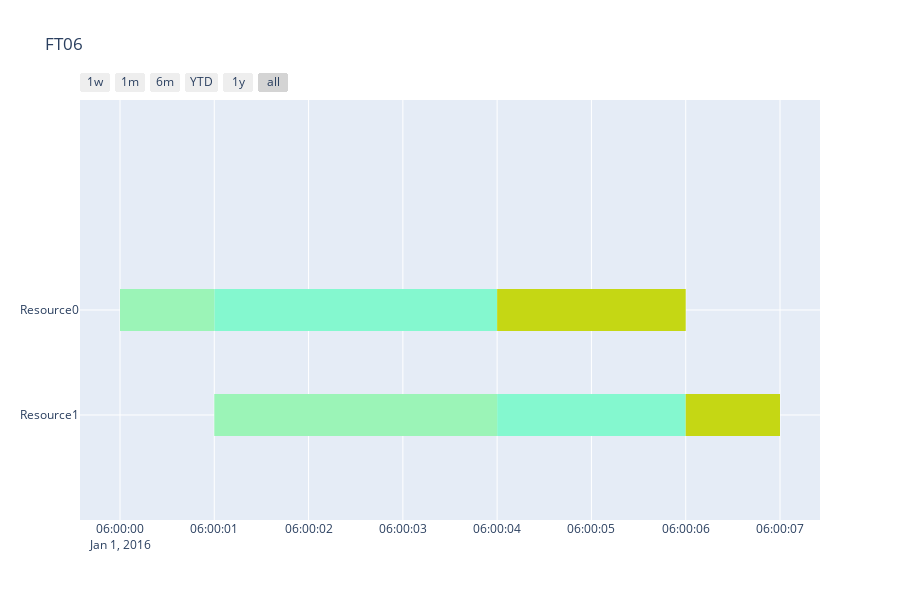

The code cell stored with this chart in its notebook:
### Code cell
#!/usr/bin/env python3
# Copyright 2010-2022 Google LLC
# Licensed under the Apache License, Version 2.0 (the "License");
# you may not use this file except in compliance with the License.
# You may obtain a copy of the License at
#
#     http://www.apache.org/licenses/LICENSE-2.0
#
# Unless required by applicable law or agreed to in writing, software
# distributed under the License is distributed on an "AS IS" BASIS,
# WITHOUT WARRANTIES OR CONDITIONS OF ANY KIND, either express or implied.
# See the License for the specific language governing permissions and
# limitations under the License.

"""This model implements a simple jobshop named ft06.

A jobshop is a standard scheduling problem when you must sequence a
series of task_types on a set of machines. Each job contains one task_type per
machine. The order of execution and the length of each job on each
machine is task_type dependent.

The objective is to minimize the maximum completion time of all
jobs. This is called the makespan.
"""

import collections

from ortools.sat.colab import visualization
from ortools.sat.python import cp_model


def jobshop_ft06():
    """Solves the ft06 jobshop."""
    # Creates the solver.
    model = cp_model.CpModel()

    machines_count = 2
    jobs_count = 3
    all_machines = range(0, machines_count)
    all_jobs = range(0, jobs_count)

    # durations = [
    #     [1, 3, 6, 7, 3, 6],
    #     [8, 5, 10, 10, 10, 4],
    #     [5, 4, 8, 9, 1, 7],
    #     [5, 5, 5, 3, 8, 9],
    #     [9, 3, 5, 4, 3, 1],
    #     [3, 3, 9, 10, 4, 1],
    # ]

    # machines = [
    #     [2, 0, 1, 3, 5, 4],
    #     [1, 2, 4, 5, 0, 3],
    #     [2, 3, 5, 0, 1, 4],
    #     [1, 0, 2, 3, 4, 5],
    #     [2, 1, 4, 5, 0, 3],
    #     [1, 3, 5, 0, 4, 2],
    # ]
    durations = [[2, 1], [3, 2], [1, 3]]
    machines = [[0, 1], [0, 1], [0, 1]]

    # Tổng thời gian hoàn thành của tất cả các task
    horizon = sum([sum(durations[i]) for i in all_jobs])

    # Tạo một kiểu dữ liệu mới có tên là task_type, dùng để lưu trữ thông tin của mỗi task
    task_type = collections.namedtuple("task_type", "start end interval")

    """
    Ràng buộc thời gian bắt đầu và kết thúc của mỗi task.
    Điều kiện : 
        - Thời gian bắt đầu và kết thúc của mỗi task phải thỏa mãn điều kiện : 0 <= start <= end <= horizon
        -  start + duration = end
    """
    all_tasks = {}
    for i in all_jobs:
        for j in all_machines:
            start_var = model.NewIntVar(0, horizon, "start_%i_%i" % (i, j))
            duration = durations[i][j]
            end_var = model.NewIntVar(0, horizon, "end_%i_%i" % (i, j))
            interval_var = model.NewIntervalVar(
                start_var, duration, end_var, "interval_%i_%i" % (i, j)
            )
            all_tasks[(i, j)] = task_type(
                start=start_var, end=end_var, interval=interval_var
            )

    """
    Ràng buộc mỗi máy chỉ được thực hiện một task tại một thời điểm.
    """
    machine_to_jobs = {}
    for i in all_machines:
        machines_jobs = []
        for j in all_jobs:
            for k in all_machines:
                if machines[j][k] == i:  # Tìm tất cả các task cần thực hiện trên máy i
                    machines_jobs.append(all_tasks[(j, k)].interval)
        machine_to_jobs[i] = machines_jobs
        # Mỗi máy chỉ được thực hiện một task tại một thời điểm (các khoảng thời gian không được chồng lấn lên nhau)
        model.AddNoOverlap(machines_jobs)

    """
    Ràng buộc tuần tự công nghệ: 
        Với mỗi task của job, thời gian bắt đầu của task tiếp theo phải >= thời gian kết thúc của task trước đó.
    """
    for i in all_jobs:
        for j in range(0, machines_count - 1):
            model.Add(all_tasks[(i, j + 1)].start >= all_tasks[(i, j)].end)

    """
    Mục tiêu cần tối ưu:
        Tìm thời gian hoàn thành của job cuối cùng (makespan) là nhỏ nhất.
    """
    obj_var = model.NewIntVar(0, horizon, "makespan")
    model.AddMaxEquality(
        obj_var, [all_tasks[(i, machines_count - 1)].end for i in all_jobs]
    ) # Thời gian lớn nhất để hoàn thành task cuối cùng của tất cả các job chính là thời gian hoàn thành tất cả các jobs (makespan)
    model.Minimize(obj_var)

    # Solve model.
    solver = cp_model.CpSolver()
    solver.parameters.log_search_progress = True
    status = solver.Solve(model)

    # Output solution.
    if status == cp_model.OPTIMAL:
        starts = [
            [solver.Value(all_tasks[(i, j)][0]) for j in all_machines] for i in all_jobs
        ]
        visualization.DisplayJobshop(starts, durations, machines, "FT06")
        print(starts)
        print("Optimal makespan: %i" % solver.ObjectiveValue())
        print(machine_to_jobs, all_tasks)


jobshop_ft06()

### Figure 1 — Plotly figure (JSON) as saved in the notebook; plotly's stock layout.template omitted (floating-point values rounded to 4 significant figures)
{"data": [{"fill": "toself", "fillcolor": "rgb(132, 248, 207)", "hoverinfo": "name", "legendgroup": "rgb(132, 248, 207)", "mode": "none", "name": "Job1", "type": "scatter", "x": ["2016-01-01 6:00:01", "2016-01-01 6:00:04", "2016-01-01 6:00:04", "2016-01-01 6:00:01", "2016-01-01 6:00:01", "2016-01-01 6:00:04", "2016-01-01 6:00:06", "2016-01-01 6:00:06", "2016-01-01 6:00:04"], "y": [0.8, 0.8, 1.2, 1.2, null, -0.2, -0.2, 0.2, 0.2]}, {"fill": "toself", "fillcolor": "rgb(155, 244, 183)", "hoverinfo": "name", "legendgroup": "rgb(155, 244, 183)", "mode": "none", "name": "Job2", "type": "scatter", "x": ["2016-01-01 6:00:00", "2016-01-01 6:00:01", "2016-01-01 6:00:01", "2016-01-01 6:00:00", "2016-01-01 6:00:00", "2016-01-01 6:00:01", "2016-01-01 6:00:04", "2016-01-01 6:00:04", "2016-01-01 6:00:01"], "y": [0.8, 0.8, 1.2, 1.2, null, -0.2, -0.2, 0.2, 0.2]}, {"fill": "toself", "fillcolor": "rgb(197, 215, 20)", "hoverinfo": "name", "legendgroup": "rgb(197, 215, 20)", "mode": "none", "name": "Job0", "type": "scatter", "x": ["2016-01-01 6:00:04", "2016-01-01 6:00:06", "2016-01-01 6:00:06", "2016-01-01 6:00:04", "2016-01-01 6:00:04", "2016-01-01 6:00:06", "2016-01-01 6:00:07", "2016-01-01 6:00:07", "2016-01-01 6:00:06"], "y": [0.8, 0.8, 1.2, 1.2, null, -0.2, -0.2, 0.2, 0.2]}, {"legendgroup": "rgb(132, 248, 207)", "marker": {"color": "rgb(132, 248, 207)", "opacity": 0, "size": 1}, "mode": "markers", "name": "", "showlegend": false, "text": [null, null, null, null], "type": "scatter", "x": ["2016-01-01 6:00:01", "2016-01-01 6:00:04", "2016-01-01 6:00:04", "2016-01-01 6:00:06"], "y": [1, 1, 0, 0]}, {"legendgroup": "rgb(155, 244, 183)", "marker": {"color": "rgb(155, 244, 183)", "opacity": 0, "size": 1}, "mode": "markers", "name": "", "showlegend": false, "text": [null, null, null, null], "type": "scatter", "x": ["2016-01-01 6:00:00", "2016-01-01 6:00:01", "2016-01-01 6:00:01", "2016-01-01 6:00:04"], "y": [1, 1, 0, 0]}, {"legendgroup": "rgb(197, 215, 20)", "marker": {"color": "rgb(197, 215, 20)", "opacity": 0, "size": 1}, "mode": "markers", "name": "", "showlegend": false, "text": [null, null, null, null], "type": "scatter", "x": ["2016-01-01 6:00:04", "2016-01-01 6:00:06", "2016-01-01 6:00:06", "2016-01-01 6:00:07"], "y": [1, 1, 0, 0]}], "layout": {"height": 600, "hovermode": "closest", "showlegend": false, "title": {"text": "FT06"}, "xaxis": {"rangeselector": {"buttons": [{"count": 7, "label": "1w", "step": "day", "stepmode": "backward"}, {"count": 1, "label": "1m", "step": "month", "stepmode": "backward"}, {"count": 6, "label": "6m", "step": "month", "stepmode": "backward"}, {"count": 1, "label": "YTD", "step": "year", "stepmode": "todate"}, {"count": 1, "label": "1y", "step": "year", "stepmode": "backward"}, {"step": "all"}]}, "showgrid": true, "type": "date", "zeroline": false}, "yaxis": {"autorange": false, "range": [-1, 3], "showgrid": true, "ticktext": ["Resource1", "Resource0"], "tickvals": [0, 1], "zeroline": false}}}
